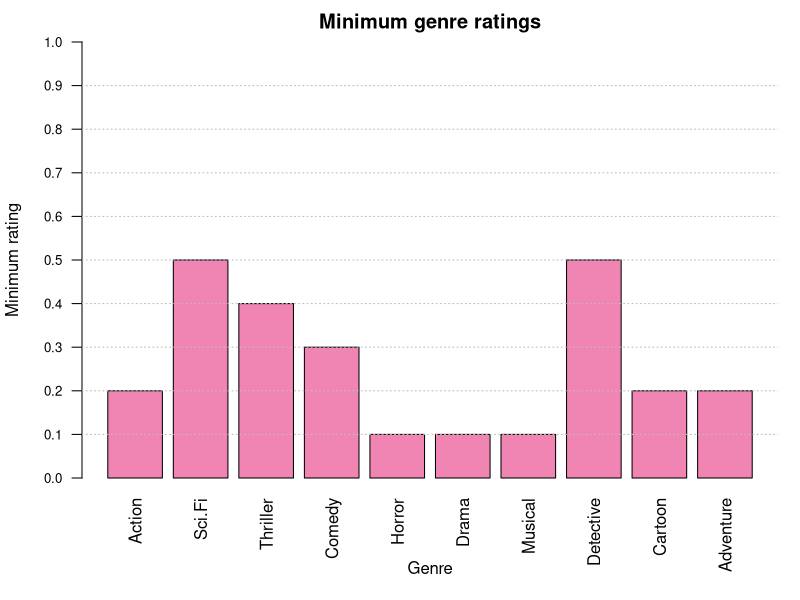
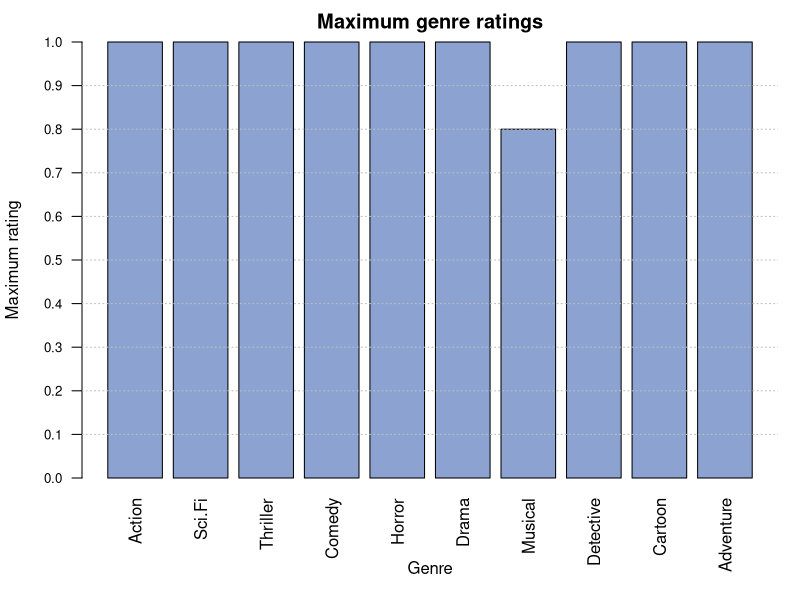
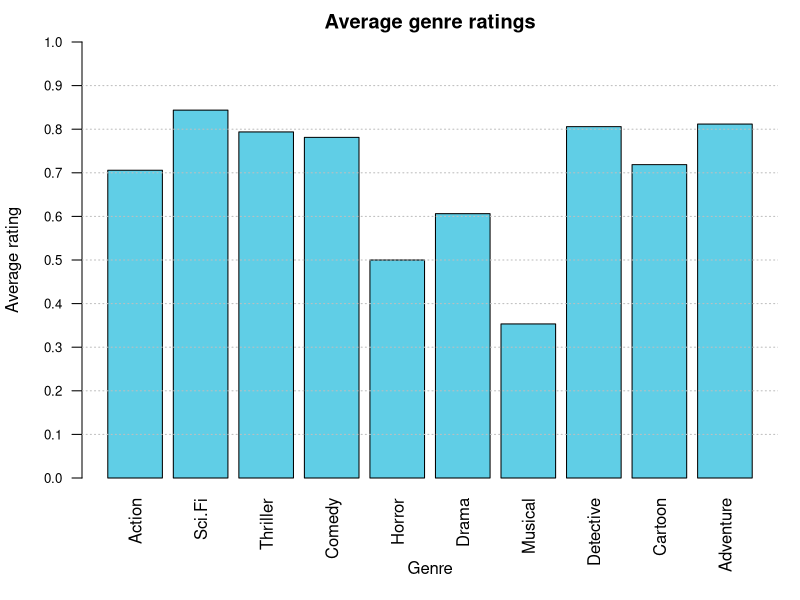
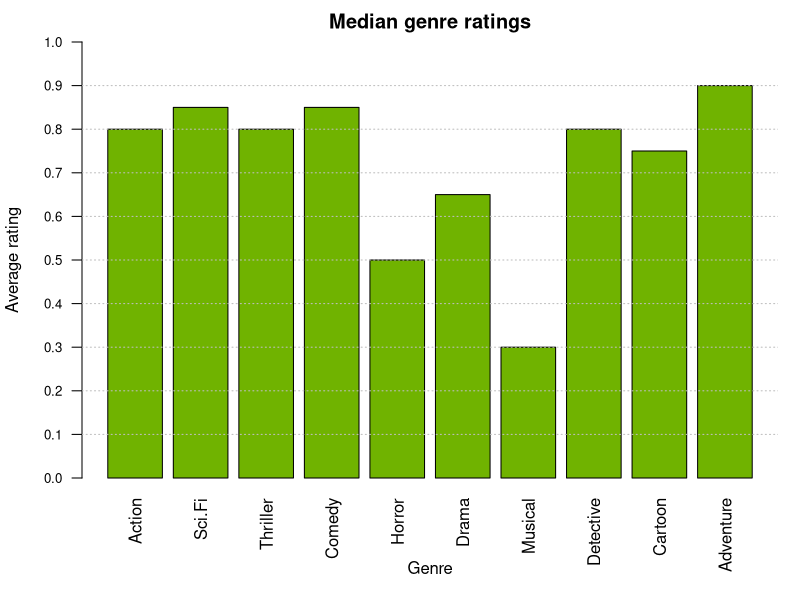
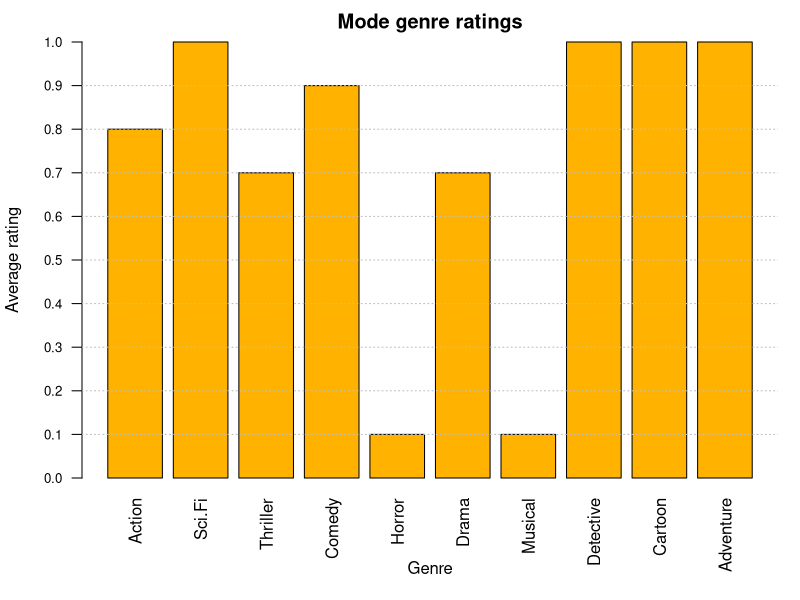
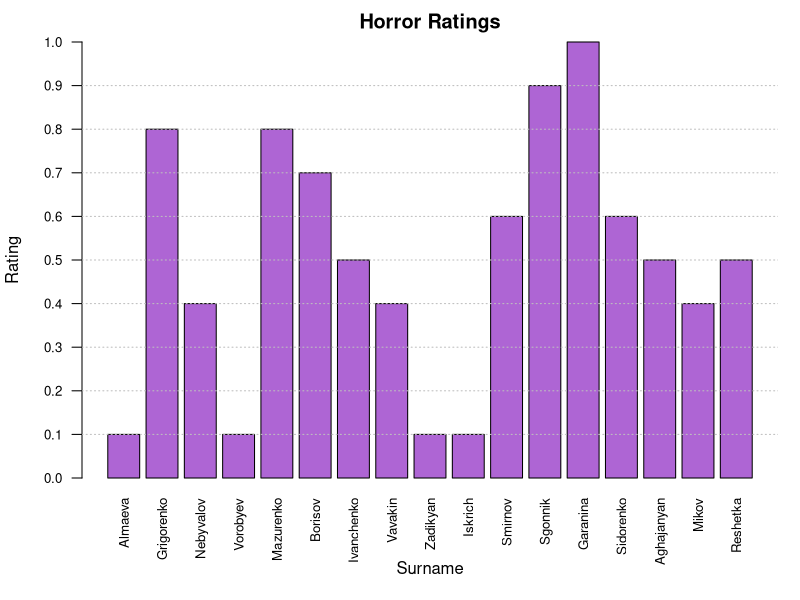
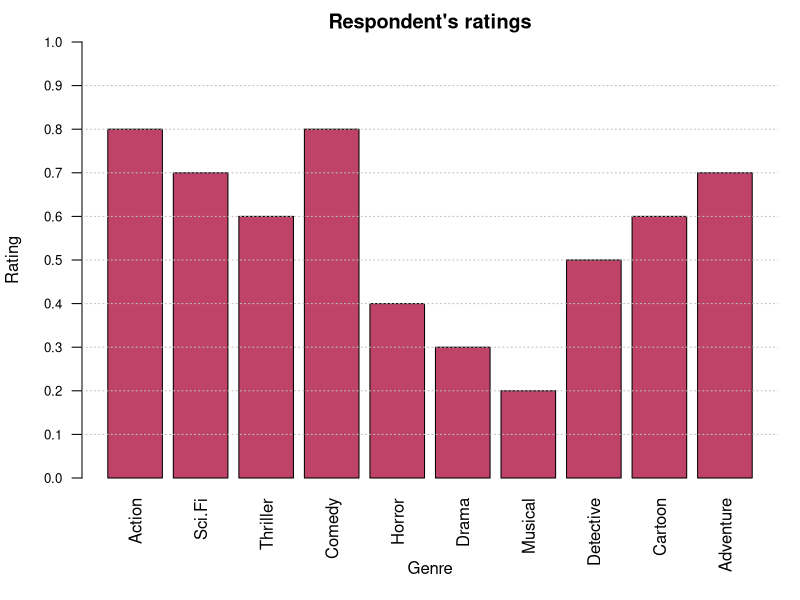
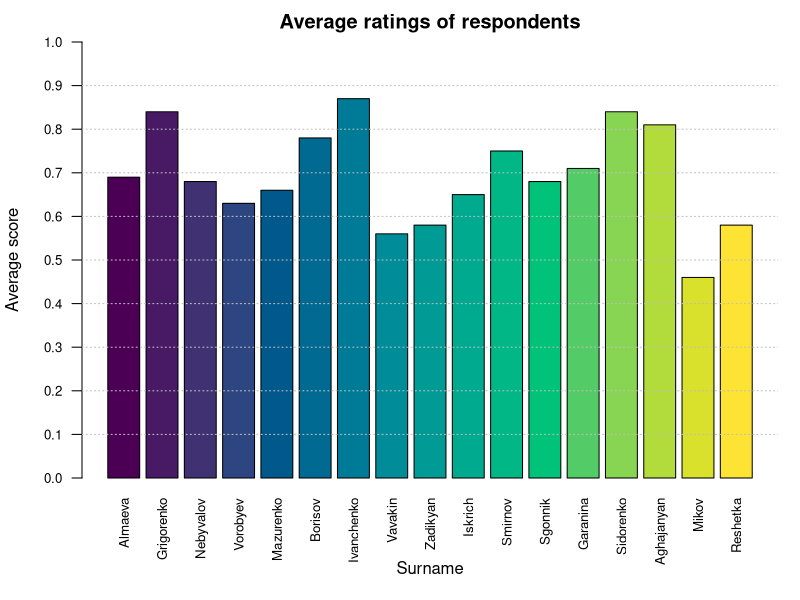

Generate these figures, in order, with R:
# ----- Connecting libraries -----
library("psych")
library("readxl")

# ----- Getting data from Excel -----
setwd("C:/Users/rexandel/Desktop/GitHub/big_data_research/student_survey_analysis")

survey <- read_excel("survey.xlsx")

data <- data.frame(survey)
data

# ----- Getting surnames and genres -----
surnames <- data[, 1]
surnames

genres <- names(data[, -1])
genres

# ----- Normalization of data -----
data[, sapply(data, is.numeric)] <- data[, sapply(data, is.numeric)] / 10
data

# ----- Calculating metrics -----
# sapply(data, is.numeric) - named logical vector, where TRUE = numeric
min_values <- sapply(data[, sapply(data, is.numeric)], min, na.rm = TRUE)
min_values

max_values <- sapply(data[, sapply(data, is.numeric)], max, na.rm = TRUE)
max_values

mean_values <- sapply(data[, sapply(data, is.numeric)], mean, na.rm = TRUE)
mean_values

median_values <- sapply(data[, sapply(data, is.numeric)], median, na.rm = TRUE)
median_values

mode_values <- sapply(data[, sapply(data, is.numeric)], function(x) as.numeric(names(which.max(table(x, useNA = "no")))))
mode_values

var_values <- sapply(data[, sapply(data, is.numeric)], var, na.rm = TRUE)
var_values

sd_values <- sapply(data[, sapply(data, is.numeric)], sd, na.rm = TRUE)
sd_values

skew_values <- sapply(data[, sapply(data, is.numeric)], skew, na.rm = TRUE)
skew_values

kurtosi_values <- sapply(data[, sapply(data, is.numeric)], kurtosi, na.rm = TRUE)
kurtosi_values

metrics <- data.frame(
                      min = min_values,
                      max = max_values,
                      scope = max_values - min_values,
                      mean = round(mean_values, 2),
                      median = median_values,
                      mode = mode_values,
                      var = round(var_values, 3),
                      sd = round(sd_values, 3),
                      skew = round(skew_values, 3),
                      kurtosi = round(kurtosi_values, 3)
                     )
metrics

# ----- Analysis of distribution of respondents by preference level -----
count_of_high_ratings <- colSums(data[, sapply(data, is.numeric)] > 0.7, na.rm = TRUE)
count_of_high_ratings

count_of_low_ratings <- colSums(data[, sapply(data, is.numeric)] < 0.3, na.rm = TRUE)
count_of_low_ratings

# ----- Working with missing data -----
data_mean_input <- data
numeric_cols <- sapply(data_mean_input, is.numeric)
data_mean_input[, numeric_cols] <- lapply(data_mean_input[, numeric_cols], function(x) {
  x[is.na(x)] <- mean(x, na.rm = TRUE)
  round(x, 1)
})
data_mean_input

data_zero <- data
numeric_cols <- sapply(data_zero, is.numeric)
data_zero[, numeric_cols] <- lapply(data_zero[, numeric_cols], function(x) {
  x[is.na(x)] <- 0
  x
})
data_zero

data_delete <- na.omit(data)
data_delete

data <- data_mean_input

# ----- Sorting data set -----

# Not necessary
# sorted_genres_asc <- sort(mean_values, decreasing = FALSE)
# sorted_genres_asc

# sorted_genres_desc <- sort(mean_values, decreasing = TRUE)
# sorted_genres_desc

# Detective
sorted_by_detective_asc <- data[order(data$Detective, decreasing = FALSE), ]
sorted_by_detective_asc

sorted_by_detective_desc <- data[order(data$Detective, decreasing = TRUE), ]
sorted_by_detective_desc

# Horror
sorted_by_horror_asc <- data[order(data$Horror, decreasing = FALSE), ]
sorted_by_horror_asc

sorted_by_horror_desc <- data[order(data$Horror, decreasing = TRUE), ]
sorted_by_horror_desc

# ----- Creating subsets of data -----
adventure_high <- data[data$Adventure > 0.8, ]
adventure_high
str(adventure_high)
summary(adventure_high)

horror_low <- subset(data, data$Horror < 0.4)
horror_low
str(horror_low)
summary(horror_low)

# ----- Setting up margins -----
par(mar = c(6, 4, 2, 1) + 0.1) # c(bottom, left, top, right)
# dev.off()

# ----- Plotting min, max, mean, median genre ratings barplots -----
barplot(height = min_values,
        main = "Minimum genre ratings",
        xlab = "",
        ylab = "Minimum rating",
        ylim = c(0, 1),
        yaxt = "n",
        col = rgb(0.9,0.2,0.5,0.6),
        las = 2)

title(xlab = "Genre", line = 4)
axis(2, at = seq(0.0, 1.0, 0.1), cex.axis = 0.8, las = 2)
grid(nx = NA, ny = 10, col = "gray", lty = "dotted")

barplot(height = max_values,
        main = "Maximum genre ratings",
        xlab = "",
        ylab = "Maximum rating",
        ylim = c(0, 1),
        yaxt = "n",
        col = rgb(0.5,0.6,0.8,0.9),
        las = 2)

title(xlab = "Genre", line = 4)
axis(2, at = seq(0.0, 1.0, 0.1), cex.axis = 0.8, las = 2)
grid(nx = NA, ny = 10, col = "gray", lty = "dotted")

barplot(height = mean_values,
        main = "Average genre ratings",
        xlab = "",
        ylab = "Average rating",
        ylim = c(0, 1),
        yaxt = "n",
        col = rgb(0.376, 0.808, 0.902),
        las = 2)

title(xlab = "Genre", line = 4)
axis(2, at = seq(0.0, 1.0, 0.1), cex.axis = 0.8, las = 2)
grid(nx = NA, ny = 10, col = "gray", lty = "dotted")

barplot(height = median_values,
        main = "Median genre ratings",
        xlab = "",
        ylab = "Average rating",
        ylim = c(0, 1),
        yaxt = "n",
        col = rgb(0.44, 0.7, 0),
        las = 2)

title(xlab = "Genre", line = 4)
axis(2, at = seq(0.0, 1.0, 0.1), cex.axis = 0.8, las = 2)
grid(nx = NA, ny = 10, col = "gray", lty = "dotted")

barplot(height = mode_values,
        main = "Mode genre ratings",
        xlab = "",
        ylab = "Average rating",
        ylim = c(0, 1),
        yaxt = "n",
        col = rgb(1, 0.7, 0),
        las = 2)

title(xlab = "Genre", line = 4)
axis(2, at = seq(0.0, 1.0, 0.1), cex.axis = 0.8, las = 2)
grid(nx = NA, ny = 10, col = "gray", lty = "dotted")


# ----- Plotting barplot of rating by genre -----
barplot(height = data$Horror,
        names.arg = data$Surname,
        main = "Horror Ratings",
        xlab = "",
        ylab = "Rating",
        ylim = c(0, 1),
        yaxt = "n",
        col = rgb(0.682, 0.396, 0.831),
        las = 2,
        cex.names = 0.8)

title(xlab = "Surname", line = 4)
axis(2, at = seq(0.0, 1.0, 0.1), cex.axis = 0.8, las = 2)
grid(nx = NA, ny = 10, col = "gray", lty = "dotted")

# ----- Plotting barplot of respondent's ratings -----
barplot(height = as.numeric(data[data$Surname == "Vavakin", sapply(data, is.numeric)]),
        names.arg = genres,
        main = "Respondent's ratings",
        xlab = "",
        ylab = "Rating",
        yaxt = "n",
        ylim = c(0, 1),
        col = rgb(0.749, 0.263, 0.412),
        las = 2)

title(xlab = "Genre", line = 4)
axis(2, at = seq(0.0, 1.0, 0.1), cex.axis = 0.8, las = 2)
grid(nx = NA, ny = 10, col = "gray", lty = "dotted")

# ----- Plotting barplot of average ratings of each respondent -----
barplot(height = rowMeans(data[-1]),
        names.arg = data$Surname,
        main = "Average ratings of respondents",
        ylab = "Average score",
        ylim = c(0, 1),
        yaxt = "n",
        col = hcl.colors(nrow(data)),
        las = 2,
        cex.names = 0.8)

title(xlab = "Surname", line = 4)  
axis(2, at = seq(0.0, 1.0, 0.1), cex.axis = 0.8, las = 2)
grid(nx = NA, ny = 10, col = "gray", lty = "dotted")

# ----- Plotting histogram of distribution of ratings by genre -----
hist(data$Action, 
     breaks = seq(0, 1, by = 0.1),
     xaxt = "n",
     main = "Distribution of ratings for Action",
     xlab = "Rating", 
     ylab = "Count of ratings",
     col = rgb(0.831, 0.475, 0.584),
     border = "black")

lines(density(data$Action), col = "black")
grid(nx = NA, ny = NULL, col = "gray", lty = "dotted")
axis(1, at = seq(0.05, 0.95, 0.1), labels = seq(0.1, 1, 0.1), cex.axis = 0.8)

hist(data$Sci.Fi, 
     breaks = seq(0, 1, by = 0.1),
     xaxt = "n",
     main = "Distribution of ratings for Sci-Fi",
     xlab = "Rating", 
     ylab = "Count of ratings",
     col = rgb(0.561, 0.42, 0.463),
     border = "black")

lines(density(data$Sci.Fi), col = "black")
grid(nx = NA, ny = NULL, col = "gray", lty = "dotted")
axis(1, at = seq(0.05, 0.95, 0.1), labels = seq(0.1, 1, 0.1), cex.axis = 0.8)

hist(data$Thriller, 
     breaks = seq(0, 1, by = 0.1),
     xaxt = "n",
     main = "Distribution of ratings for Thriller",
     xlab = "Rating", 
     ylab = "Count of ratings",
     col = rgb(0.22, 0.42, 0.463),
     border = "black")

lines(density(data$Thriller), col = "black")
grid(nx = NA, ny = NULL, col = "gray", lty = "dotted")
axis(1, at = seq(0.05, 0.95, 0.1), labels = seq(0.1, 1, 0.1), cex.axis = 0.8)

hist(data$Comedy, 
     breaks = seq(0, 1, by = 0.1),
     xaxt = "n",
     main = "Distribution of ratings for Comedy",
     xlab = "Rating", 
     ylab = "Count of ratings",
     col = rgb(0.63, 0.82, 0.463),
     border = "black")

lines(density(data$Comedy), col = "black")
grid(nx = NA, ny = NULL, col = "gray", lty = "dotted")
axis(1, at = seq(0.05, 0.95, 0.1), labels = seq(0.1, 1, 0.1), cex.axis = 0.8)

hist(data$Horror, 
     breaks = seq(0, 1, by = 0.1),
     xaxt = "n",
     main = "Distribution of ratings for Horror",
     xlab = "Rating", 
     ylab = "Count of ratings",
     col = rgb(0.77, 0.651, 0.106),
     border = "black")

lines(density(data$Horror), col = "black")
grid(nx = NA, ny = NULL, col = "gray", lty = "dotted")
axis(1, at = seq(0.05, 0.95, 0.1), labels = seq(0.1, 1, 0.1), cex.axis = 0.8)

hist(data$Drama, 
     breaks = seq(0, 1, by = 0.1),
     xaxt = "n",
     main = "Distribution of ratings for Drama",
     xlab = "Rating", 
     ylab = "Count of ratings",
     col = rgb(0.77, 0.651, 0.85),
     border = "black")

lines(density(data$Drama, bw = 0.1), col = "black")
grid(nx = NA, ny = NULL, col = "gray", lty = "dotted")
axis(1, at = seq(0.05, 0.95, 0.1), labels = seq(0.1, 1, 0.1), cex.axis = 0.8)

hist(data$Musical,
     breaks = seq(0, 1, by = 0.1),
     xaxt = "n",
     main = "Distribution of ratings for Musical",
     xlab = "Rating", 
     ylab = "Count of ratings",
     col = rgb(0.427, 0.63, 0.541),
     border = "black")

lines(density(data$Musical), col = "black")
grid(nx = NA, ny = NULL, col = "gray", lty = "dotted")
axis(1, at = seq(0.05, 0.95, 0.1), labels = seq(0.1, 1, 0.1), cex.axis = 0.8)

hist(data$Detective,
     breaks = seq(0, 1, by = 0.1),
     xaxt = "n",
     main = "Distribution of ratings for Detective",
     xlab = "Rating", 
     ylab = "Count of ratings",
     col = rgb(0.82, 0.361, 0.298),
     border = "black")

lines(density(data$Detective), col = "black")
grid(nx = NA, ny = NULL, col = "gray", lty = "dotted")
axis(1, at = seq(0.05, 0.95, 0.1), labels = seq(0.1, 1, 0.1), cex.axis = 0.8)

hist(data$Cartoon,
     breaks = seq(0, 1, by = 0.1),
     xaxt = "n",
     main = "Distribution of ratings for Cartoon",
     xlab = "Rating", 
     ylab = "Count of ratings",
     col = rgb(0.82, 0.42, 0.063),
     border = "black")

lines(density(data$Cartoon), col = "black")
grid(nx = NA, ny = NULL, col = "gray", lty = "dotted")
axis(1, at = seq(0.05, 0.95, 0.1), labels = seq(0.1, 1, 0.1), cex.axis = 0.8)

hist(data$Adventure,
     breaks = seq(0, 1, by = 0.1),
     xaxt = "n",
     main = "Distribution of ratings for Adventure",
     xlab = "Rating", 
     ylab = "Count of ratings",
     col = rgb(0.365, 0.769, 0.251),
     border = "black")

lines(density(data$Adventure), col = "black")
grid(nx = NA, ny = NULL, col = "gray", lty = "dotted")
axis(1, at = seq(0.05, 0.95, 0.1), labels = seq(0.1, 1, 0.1), cex.axis = 0.8)

# ----- Zeroing out margins -----
dev.off()

# ----- Plotting boxplots -----
boxplot(data$Action,
        main = "Distribution of ratings: Action",
        ylab = "Rating",
        ylim = c(0,1),
        yaxt = "n",
        col = rgb(0.831, 0.475, 0.584))

grid(nx = NA, ny = NULL, col = "gray", lty = "dotted")
axis(2, at = seq(0.0, 1.0, 0.1), cex.axis = 0.8, las = 2)
summary(data$Action)
IQR(data$Action)

boxplot(data$Sci.Fi,
        main = "Distribution of ratings: Sci-Fi",
        ylab = "Rating",
        ylim = c(0,1),
        yaxt = "n",
        col = rgb(0.561, 0.42, 0.463))

grid(nx = NA, ny = NULL, col = "gray", lty = "dotted")
axis(2, at = seq(0.0, 1.0, 0.1), cex.axis = 0.8, las = 2)
summary(data$Sci.Fi)
IQR(data$Sci.Fi)

boxplot(data$Thriller,
        main = "Distribution of ratings: Thriller",
        ylab = "Rating",
        ylim = c(0,1),
        yaxt = "n",
        col = rgb(0.22, 0.42, 0.463))

grid(nx = NA, ny = NULL, col = "gray", lty = "dotted")
axis(2, at = seq(0.0, 1.0, 0.1), cex.axis = 0.8, las = 2)
summary(data$Thriller)
IQR(data$Thriller)

boxplot(data$Comedy,
        main = "Distribution of ratings: Comedy",
        ylab = "Rating",
        ylim = c(0,1),
        yaxt = "n",
        col = rgb(0.63, 0.82, 0.463))

grid(nx = NA, ny = NULL, col = "gray", lty = "dotted")
axis(2, at = seq(0.0, 1.0, 0.1), cex.axis = 0.8, las = 2)
summary(data$Comedy)
IQR(data$Comedy)

boxplot(data$Horror,
        main = "Distribution of ratings: Horror",
        ylab = "Rating",
        ylim = c(0,1),
        yaxt = "n",
        col = rgb(0.77, 0.651, 0.106))

grid(nx = NA, ny = NULL, col = "gray", lty = "dotted")
axis(2, at = seq(0.0, 1.0, 0.1), cex.axis = 0.8, las = 2)
summary(data$Horror)
IQR(data$Horror)

boxplot(data$Drama,
        main = "Distribution of ratings: Drama",
        ylab = "Rating",
        ylim = c(0,1),
        yaxt = "n",
        col = rgb(0.77, 0.651, 0.85))

grid(nx = NA, ny = NULL, col = "gray", lty = "dotted")
axis(2, at = seq(0.0, 1.0, 0.1), cex.axis = 0.8, las = 2)
summary(data$Drama)
IQR(data$Drama)

boxplot(data$Musical,
        main = "Distribution of ratings: Musical",
        ylab = "Rating",
        ylim = c(0,1),
        yaxt = "n",
        col = rgb(0.427, 0.63, 0.541))

grid(nx = NA, ny = NULL, col = "gray", lty = "dotted")
axis(2, at = seq(0.0, 1.0, 0.1), cex.axis = 0.8, las = 2)
summary(data$Musical)
IQR(data$Musical)

boxplot(data$Detective,
        main = "Distribution of ratings: Detective",
        ylab = "Rating",
        ylim = c(0,1),
        yaxt = "n",
        col = rgb(0.82, 0.361, 0.298))

grid(nx = NA, ny = NULL, col = "gray", lty = "dotted")
axis(2, at = seq(0.0, 1.0, 0.1), cex.axis = 0.8, las = 2)
summary(data$Detective)
IQR(data$Detective)

boxplot(data$Cartoon,
        main = "Distribution of ratings: Cartoon",
        ylab = "Rating",
        ylim = c(0,1),
        yaxt = "n",
        col = rgb(0.82, 0.42, 0.063))

grid(nx = NA, ny = NULL, col = "gray", lty = "dotted")
axis(2, at = seq(0.0, 1.0, 0.1), cex.axis = 0.8, las = 2)
summary(data$Cartoon)
IQR(data$Cartoon)

boxplot(data$Adventure,
        main = "Distribution of ratings: Adventure",
        ylab = "Rating",
        ylim = c(0,1),
        yaxt = "n",
        col = rgb(0.365, 0.769, 0.251))

grid(nx = NA, ny = NULL, col = "gray", lty = "dotted")
axis(2, at = seq(0.0, 1.0, 0.1), cex.axis = 0.8, las = 2)
summary(data$Adventure)
IQR(data$Adventure)

# ----- Zeroing out margins -----
dev.off()
par(mar = c(8, 4, 4, 2))

# ----- Mega boxplot -----
genre_data <- list(
  Action = data$Action,
  Sci.Fi = data$Sci.Fi,
  Thriller = data$Thriller,
  Comedy = data$Comedy,
  Horror = data$Horror,
  Drama = data$Drama,
  Musical = data$Musical,
  Detective = data$Detective,
  Cartoon = data$Cartoon,
  Adventure = data$Adventure
)

genre_colors <- c(
  rgb(0.831, 0.475, 0.584),    # Action
  rgb(0.561, 0.42, 0.463),     # Sci.Fi
  rgb(0.22, 0.42, 0.463),      # Thriller
  rgb(0.63, 0.82, 0.463),      # Comedy
  rgb(0.77, 0.651, 0.106),     # Horror
  rgb(0.77, 0.651, 0.85),      # Drama
  rgb(0.427, 0.63, 0.541),     # Musical
  rgb(0.82, 0.361, 0.298),     # Detective
  rgb(0.82, 0.42, 0.063),      # Cartoon
  rgb(0.365, 0.769, 0.251)     # Adventure
)

boxplot(genre_data, 
        main = "Distribution of ratings by Genre",
        ylab = "Rating",
        ylim = c(0, 1),
        las = 2,
        col = genre_colors,
        yaxt = "n")

grid(nx = NA, ny = NULL, col = "gray", lty = "dotted")
axis(2, at = seq(0.0, 1.0, 0.1), cex.axis = 0.8, las = 2)
